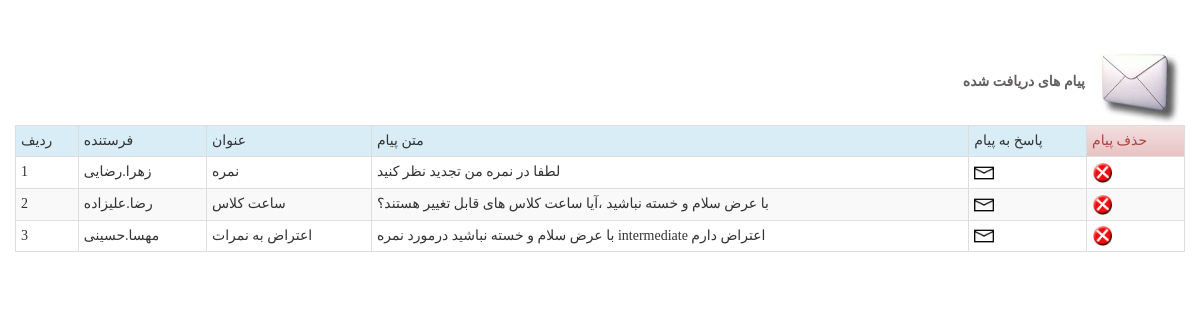
Screenshot of /teachers/messages.php?id=4 (signed in) with the database file from the repository.
### tables this page shows
CREATE TABLE `students` (
  `id` int(11) NOT NULL,
  `name` varchar(15) NOT NULL,
  `family` varchar(15) NOT NULL,
  `age` int(3) NOT NULL,
  `address` varchar(50) NOT NULL,
  `tell` varchar(11) NOT NULL,
  `username` varchar(50) NOT NULL,
  `password` varchar(50) NOT NULL
);

CREATE TABLE `message` (
  `id` int(11) NOT NULL,
  `sendid` varchar(4) NOT NULL,
  `reciever` varchar(50) NOT NULL,
  `matn` varchar(512) NOT NULL,
  `onvan` varchar(30) NOT NULL,
  `type` varchar(150) NOT NULL
);

### teachers/messages.php (the view, shortened to what this page needs)
<!doctype html>
<html>
<head>
<center>
<br>
<br>
</center>
</head>
<body>
<div class="container">
<div class="row" align="right">
<font color="#635F5F"><label >پیام های دریافت شده</label></font><img src="../pic/20171120_00_24_43.jpeg" width="100" height="85"/>
<table class="table table-striped table-bordered table-hover table-condensed"  cellspacing="10px">
<tr class="info" id="table">
<td>ردیف</td>
<td>فرستنده</td>
<td>عنوان</td>
<td>متن پیام</td>
<td>پاسخ به پیام</td>
<td class="alert-danger">حذف پیام</td>
</tr>
<?php
include "../funcs/connect.php";
$radid=1;
$sql2="SELECT * FROM `teachers` WHERE id=?";
$result=$connect->prepare($sql2);
$result->bindValue(1,$_GET["id"]);
$result->execute();
foreach($result as $rows)
{
$sql="SELECT * FROM `message` WHERE `reciever`=?";
$result2=$connect->prepare($sql);
$result2->bindValue(1,$rows["family"]);
$result2->execute();
foreach($result2 as $rows2)
{
	$sql3="SELECT * FROM `students` WHERE `id`=?";
	$result3=$connect->prepare($sql3);
	$result3->bindValue(1,$rows2["sendid"]);
	$result3->execute();
	foreach($result3 as $rows3)
{
	echo"<tr>";
	echo "<td>$radid</td>";
	echo "<td>".$rows3["name"].".".$rows3["family"]."</td>";
	echo "<td>".$rows2["onvan"]."</td>";
	echo "<td>".$rows2["matn"]."</td>";
if(isset($_GET["reply"]))
{
echo "<td><img src=../pic/Generic.Theme-Light_Scale-300.png width=20 height=20 onClick=click()></td>";
}
else
{
	echo "<td><a href=repmessage.php?id=".$rows2["id"]."&sendid=".$_GET["id"]."><img src=../pic/Generic.Theme-Light_Scale-300.png width=20 height=20></td>";
}
	echo "<td><a href=delmessage.php?id=".$rows2["id"]."&sendid=".$_GET["id"]."><img src=../pic/Untitled-2.png width=20 height=20/></a></td>";
	echo"</tr>";
	$radid++;
	}
}
}
echo "</table>";
?>
</div>
</div>
</body>
<link rel="stylesheet" href="../bootstrap/css/bootstrap.min.css">
<link rel="stylesheet" href="../bootstrap/css/bootstrap-theme.min.css">
</html>

### teachers/messages.php (style rules this page uses)
body { font-family:"B Homa" !important; align:center !important; }

### rows the page displays
message: onvan "نمره", matn "لطفا در نمره من تجدید نظر کنید"
students: name "زهرا", family "رضایی"
message: onvan "ساعت کلاس", matn "با عرض سلام و خسته نباشید ،آیا ساعت کلاس های قابل تغییر هستند؟"
students: name "رضا", family "علیزاده"
message: onvan "اعتراض به نمرات", matn "با عرض سلام و خسته نباشید درمورد نمره intermediate اعتراض دارم"
students: name "مهسا", family "حسینی"
